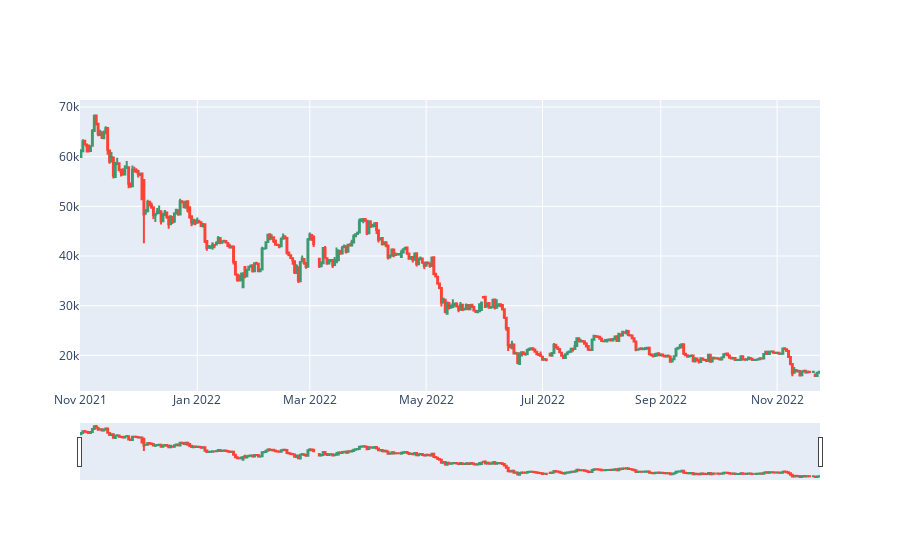

Notebook code for this chart:
### Code cell
fig = go.Figure(data=go.Candlestick(x=BTC['Date'],
                    open=BTC['Open'],
                    high=BTC['High'],
                    low=BTC['Low'],
                    close=BTC['Close/Last']))
fig.show()

### Figure 1 — Plotly figure (JSON) as saved in the notebook; plotly's stock layout.template omitted (floating-point values rounded to 4 significant figures; data arrays with more than 128 entries replaced by an {"elided": "..."} marker saying what was removed)
{"data": [{"close": {"elided": "384 float values"}, "high": {"elided": "384 float values"}, "low": {"elided": "384 float values"}, "open": {"elided": "384 float values"}, "type": "candlestick", "x": {"elided": "384 str values"}}], "layout": {}}
